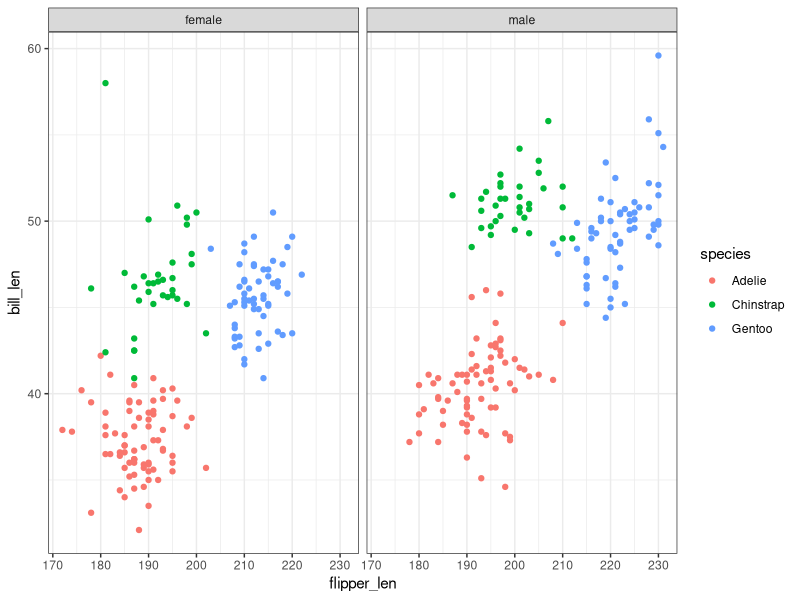
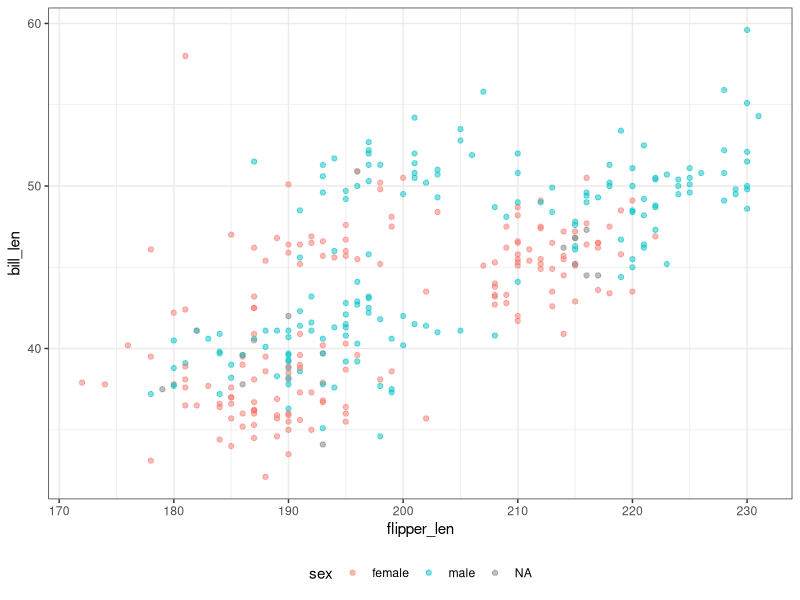
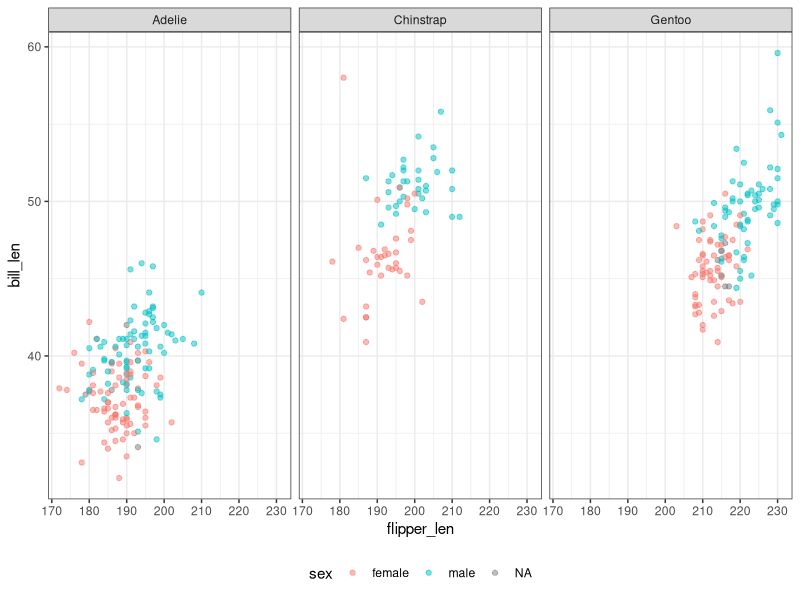
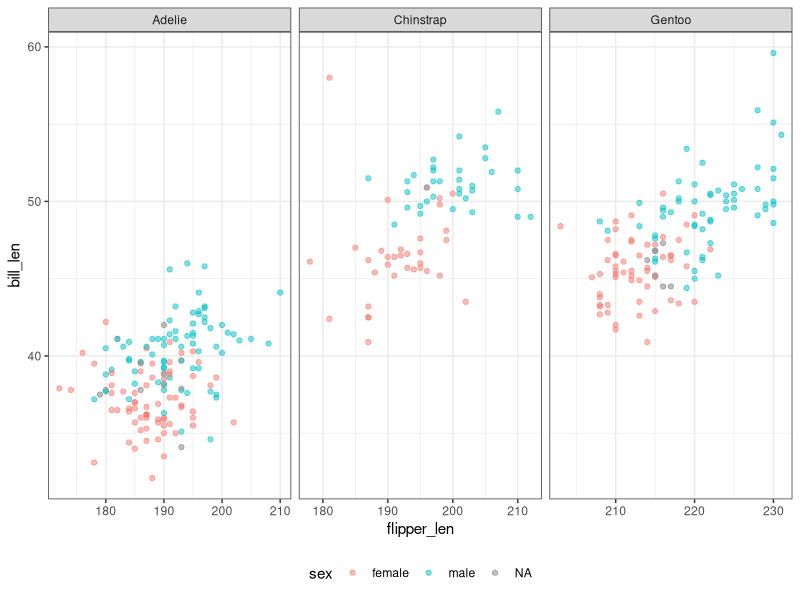

Write R code to recreate these figures, in order. (Note: this script raises an error after producing the figures.)
## ---- chunk 1
#| fig-width: 8
#| fig-height: 3
#| out-width: 90%
#| fig-alt: A set of two scatter plots of penguin dimensions, one for female penguins and one for male penguins. The x-axis shows flipper length in mm, the y-axis shows bill length in mm. Points are colored by species, and it is clear that across all 3 species (gentoo, adelie, chinstrap), female penguins are smaller than male penguins, though the difference is slight for Adelie penguins.
data(penguins)
library(ggplot2)
library(dplyr)
theme_set(theme_bw())
penguins |>
  filter(!is.na(bill_len) & !is.na(flipper_len) & !is.na(sex)) |>
ggplot(aes(y = bill_len, x = flipper_len, color = species)) + 
  geom_point() + facet_wrap(~sex)
## ---- chunk 2
#| echo: true
#| fig-width: 6
#| fig-height: 3
#| #| out-width: "100%"
#| fig-alt: A scatterplot showing measurements of three species of penguin, Chinstrap, Gentoo, and Adelie. The x-axis shows flipper length in mm, the y-axis shows bill length in mm. Points are colored by sex (female, male, NA/unknown). There are 3 rough clusters of points, each with male and female groupings. In each cluster, female penguins are smaller than male penguins, though the difference is slight for Adelie penguins. 
p <- penguins |>
  ggplot(aes(x = flipper_len, y = bill_len, color = sex)) +  # <1>
  geom_point(alpha = .5) +  # <1>
  theme(legend.position = "bottom") # <2> 
p
## ---- chunk 3
#| echo: true
#| fig-width: 6
#| fig-height: 3
#| out-width: "100%"
#| fig-alt: A set of three scatter plots of penguin dimensions, one for each species, Chinstrap, Gentoo, and Adelie.  The x-axis shows flipper length in mm, the y-axis shows bill length in mm. Points are colored by sex (female, male, NA/unknown), and it is clear that across all 3 species (gentoo, adelie, chinstrap), female penguins are smaller than male penguins, though the difference is slight for Adelie penguins. Of the 3 species, gentoo penguins have the largest dimensions for both bill and flipper length, Adelie penguins have the smallest dimensions, and Chinstrap penguins have about the same flipper length as Adelie penguins but have longer bills, on average, across both sexes. 

p + 
  facet_wrap(~species)  # <1>
## ---- chunk 4
#| echo: true
#| fig-width: 6
#| fig-height: 3
#| out-width: "100%"
#| fig-alt: A set of three scatter plots of penguin dimensions, one for each species, Chinstrap, Gentoo, and Adelie.  The x-axis shows flipper length in mm, the y-axis shows bill length in mm. Points are colored by sex (female, male, NA/unknown), and it is clear that across all 3 species (gentoo, adelie, chinstrap), female penguins are smaller than male penguins, though the difference is slight for Adelie penguins. Of the 3 species, gentoo penguins have the largest dimensions for both bill and flipper length, Adelie penguins have the smallest dimensions, and Chinstrap penguins have about the same flipper length as Adelie penguins but have longer bills, on average, across both sexes. 


p +
  facet_wrap(~species, scales = "free_x")  # <1>
## ---- chunk 5
#| echo: true
#| fig-width: 6
#| fig-height: 3
#| out-width: "100%"
#| fig-alt: A set of three scatter plots of penguin dimensions, one for each species, Chinstrap, Gentoo, and Adelie.  The x-axis shows flipper length in mm, the y-axis shows bill length in mm. Points are colored by sex (female, male, NA/unknown), and it is clear that across all 3 species (gentoo, adelie, chinstrap), female penguins are smaller than male penguins, though the difference is slight for Adelie penguins. Of the 3 species, gentoo penguins have the largest dimensions for both bill and flipper length, Adelie penguins have the smallest dimensions, and Chinstrap penguins have about the same flipper length as Adelie penguins but have longer bills, on average, across both sexes. 

p + 
  facet_wrap(~species, scales = "free_x", space = "free_x")   # <1>
## ---- chunk 6
#| echo: true
#| fig-width: 6
#| fig-height: 3
#| out-width: "100%"
#| fig-alt: A set of three scatter plots of penguin dimensions, one for each species, Chinstrap, Gentoo, and Adelie.  The x-axis shows flipper length in mm, the y-axis shows bill length in mm. Points are colored by sex (female, male, NA/unknown), and it is clear that across all 3 species (gentoo, adelie, chinstrap), female penguins are smaller than male penguins, though the difference is slight for Adelie penguins. Of the 3 species, gentoo penguins have the largest dimensions for both bill and flipper length, Adelie penguins have the smallest dimensions, and Chinstrap penguins have about the same flipper length as Adelie penguins but have longer bills, on average, across both sexes. 

p + 
  facet_wrap(~species, scales = "free_y")  # <1>
## ---- chunk 7
#| echo: true
#| fig-width: 6
#| fig-height: 6
#| out-width: "100%"
#| output-location: column
#| fig-alt: A set of three scatter plots of penguin dimensions, one for each species, Chinstrap, Gentoo, and Adelie.  The x-axis shows flipper length in mm, the y-axis shows bill length in mm. Points are colored by sex (female, male, NA/unknown), and it is clear that across all 3 species (gentoo, adelie, chinstrap), female penguins are smaller than male penguins, though the difference is slight for Adelie penguins. Of the 3 species, gentoo penguins have the largest dimensions for both bill and flipper length, Adelie penguins have the smallest dimensions, and Chinstrap penguins have about the same flipper length as Adelie penguins but have longer bills, on average, across both sexes. 

p + 
  facet_wrap(# <1>
    ~species, # <1>
    scales = "free_y", # <1>
    space = "free_y") # <1>
